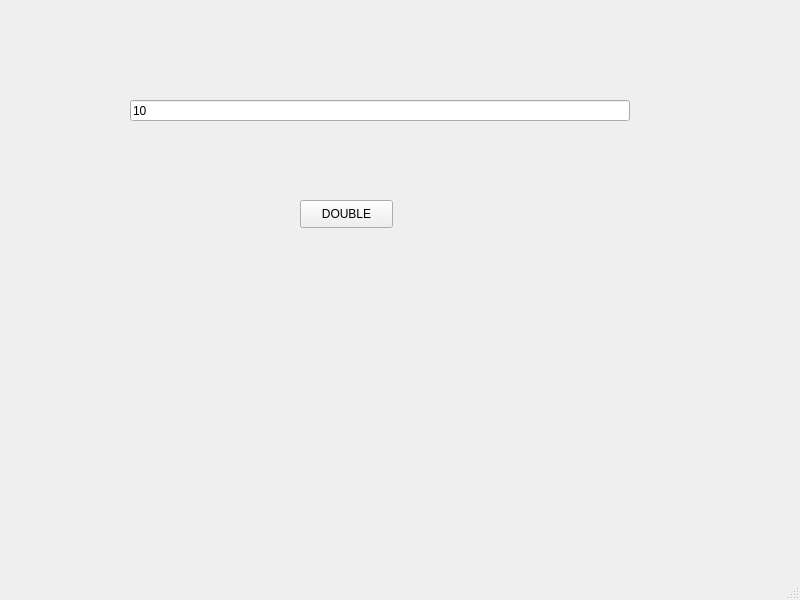
<?xml version="1.0" encoding="UTF-8"?>
<ui version="4.0">
 <class>MainWindow</class>
 <widget class="QMainWindow" name="MainWindow">
  <property name="geometry">
   <rect>
    <x>0</x>
    <y>0</y>
    <width>800</width>
    <height>600</height>
   </rect>
  </property>
  <property name="windowTitle">
   <string>MainWindow</string>
  </property>
  <widget class="QWidget" name="centralwidget">
   <widget class="QPushButton" name="pb">
    <property name="geometry">
     <rect>
      <x>300</x>
      <y>200</y>
      <width>93</width>
      <height>28</height>
     </rect>
    </property>
    <property name="text">
     <string>DOUBLE</string>
    </property>
   </widget>
   <widget class="QLineEdit" name="le">
    <property name="geometry">
     <rect>
      <x>130</x>
      <y>100</y>
      <width>500</width>
      <height>21</height>
     </rect>
    </property>
    <property name="text">
     <string>10</string>
    </property>
   </widget>
  </widget>
  <widget class="QMenuBar" name="menubar">
   <property name="geometry">
    <rect>
     <x>0</x>
     <y>0</y>
     <width>800</width>
     <height>26</height>
    </rect>
   </property>
  </widget>
  <widget class="QStatusBar" name="statusbar"/>
 </widget>
 <resources/>
 <connections/>
</ui>
